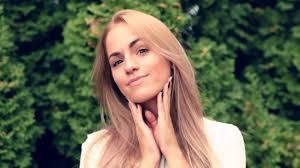
#> input picture WEEK3/2/Phân đoạn ảnh với KMean/data/image/human3.jfif, 300 x 168 px; its folder holds 5 pictures in this run
$ jupyter execute segmentation_with_kmean.ipynb   (shell and % lines are left out)
#> lines starting #> are read from the running program, lines starting #| are printed output that depends on the picture; after the words box and inside, x2 and y2 are one past the last pixel; in counts of white or black regions, pixels touching at a corner belong together
Trong notebook này, chúng ta sẽ cùng giải quyết bài toán phân đoạn ảnh sử dụng thuật toán phân cụm. Trong đó, các ảnh được sử dụng trong bài toán này có đối tượng có màu sắc khác biệt rõ ràng với nền. </br>
Một số ví dụ về ảnh cần phân đoạn: </br>

[cell 1]
# Kết nối với gg drive cá nhân
from google.colab import drive
drive.mount("/content/gdrive")

[cell 2]
# Truy cập vào folder project để sử dụng data
%cd /content/gdrive/MyDrive/Teaching/BKHN-Teaching/2/Phân đoạn ảnh với KMean

[cell 3]
# Giải nén dữ liệu

[cell 4]
import numpy as np
import cv2 # thư viện xử lý ảnh trong python
from sklearn.cluster import KMeans # Mô hình phân cụm KMeans
import os
import matplotlib.pyplot as plt
import pandas as pd

[cell 5]
# Lấy đường dẫn folder chứa ảnh
folder_dir = r"data/image"

# In ra có bao nhiêu ảnh trong cat folder
print("My image: {} images".format(len(os.listdir(folder_dir))))

[cell 6]
# Đọc ảnh
image = cv2.imread(os.path.join(folder_dir, "human3.jfif"))
#> image is the input picture: shape (168, 300, 3); mean B, G, R 80.4, 102.1, 100.7
# Do OpenCV đọc ảnh ở dạng BGR nên chúng ta dùng hàm cvtColor để chuyển sang RGB
image = cv2.cvtColor(image, cv2.COLOR_BGR2RGB)
# Lấy size ảnh
print(image.shape)
#| (168, 300, 3)
# Hiển thị ảnh
plt.imshow(image)

[cell 7]
# Chuyển shape của ma trận ảnh từ 3 chiều về 2 chiều
# Tạo 1 list chứa các data gồm 3 feature là red, green, blue
image_px = []
for i in range(image.shape[0]):
    for j in range(image.shape[1]):
        # Do đây là ảnh RGB nên ở mỗi ô sẽ có 3 giá trị màu là red, green, blue
        red, green, blue = image[i, j]
        # Chèn vào cuối list
        image_px.append([red, green, blue])
#> after the loop, image_px = 50400 items

# Chuyển list sang dạng numpy array với loại của nó là float
image_px = np.array(image_px).astype(np.float32)
# In ra size của image_px
print(image_px.shape)
#| (50400, 3)
# Bảng data pixel
table = pd.DataFrame(image_px, columns=["red","green","blue"])
#> table = table of 50400 rows and 3 columns
# Chuẩn hóa các đặc trưng về trong khoảng 0 đến 1 do mỗi pixel ảnh có giá trị lớn nhất của 1 kênh là 255 nên ta chia 255 (như StandardScaler trong sklearn)
image_px = image_px/255.0
# Hiển thị 10 samples trong table
table.head(10)
#> Out = table of 10 rows and 3 columns

[cell 8]
# Chúng ta sử dụng Kmeans để thử phân chia ảnh thành các vùng
# Ở đây chúng ta muốn lấy object ở trong ảnh chúng ta, ta có thể set n_clusters = 2 có nghĩa là 2 vùng: 1 vùng là pixel thuộc nền, 1 vùng là object
n_clusters = 2
# Gọi model với số cluster đã set bên trên và fit vào dữ liệu
kmean = KMeans(n_clusters=n_clusters).fit(image_px)
# Thực hiện predict: kết quả đầu ra là 1 ma trận chứa giá trị 0 và 1.
clus = kmean.predict(image_px)

# Tạo một ma trận cùng size với ảnh gốc
final_image = np.zeros((image.shape[0], image.shape[1], 1))


row = 0
col = 0
for pixel in clus:
    if col >= image.shape[1]:
        col = 0
        row += 1
    final_image[row][col] = pixel
    col += 1
#> this loop made 50400 passes
#> col on passes 1 to 12: 1, 2, 3, 4, 5, 6, 7, 8, 9, 10, 11, 12
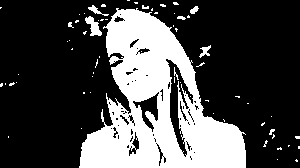
#> final_image: shape (168, 300, 1) float64; values 0 (black) and 1 (white), 28.7% white; 65 white regions (55 under 20 px), largest, box (x1, y1, x2, y2) and area: (79, 8, 246, 168) 13705, (85, 16, 102, 36) 173, (199, 45, 211, 58) 71
#> after the loop, col = 300; row = 167

final_image0 = np.where(final_image==0, 255, 0) ## if final image xy is 0 then set to 255 else 0
final_image1 = np.where(final_image==1, 255, 0) ## if final image xy is 1 then set to 255 else 0
# Chuyển sang dạng uint8 để có thể nhân ảnh
final_image0 = np.uint8(final_image0)
final_image1 = np.uint8(final_image1)
# Thực hiện phép toán and giữa image và final_mask
re0 = cv2.bitwise_and(image, image, mask=final_image0)
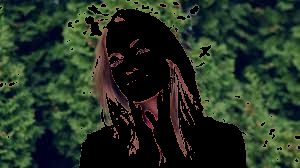
#> re0: shape (168, 300, 3); mean R, G, B 37.6, 51.4, 35.8
re1 = cv2.bitwise_and(image, image, mask=final_image1)
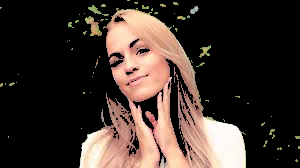
#> re1: shape (168, 300, 3); mean R, G, B 63.2, 50.7, 44.7
# Show ảnh kết quả
fig, ((ax1, ax2), (ax3, ax4)) = plt.subplots(2,2)
ax1.imshow(re0)
ax1.set_title("Result image 1")
ax2.imshow(re1)
ax2.set_title("Result image 2")
ax3.imshow(final_image0)
ax3.set_title("Result mask 1")
ax4.imshow(final_image1)
ax4.set_title("Result mask 2")
plt.show()
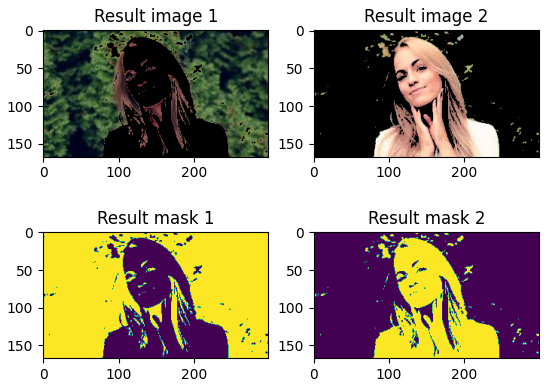
#> figure drawn by matplotlib, 4 panels
# 0 255 # 1111111 & 128
